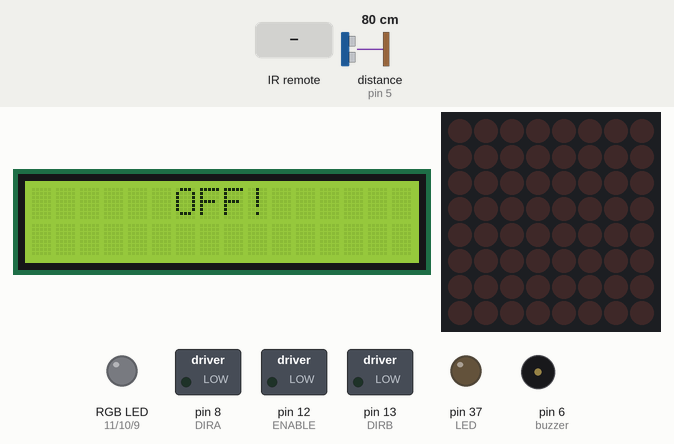
Simulated run of this sketch. Board: Arduino Mega 2560, built with avr-gcc and run on an emulated ATmega2560. Shown: 16×2 character LCD, 8×8 LED matrix, switched loads named in the sketch (green lamp = pin HIGH), an RGB LED mixed from three pins (HIGH = lit), output pins drawn as LEDs (lit = HIGH), buzzer (waves = sounding, pin HIGH). The inputs (shaded band) are chosen by the test bench; at power-on: distance to the obstacle (sensor on pin 5) 80 cm. The echo pulse lasts 58.3 µs per cm; dim RGB values are drawn brighter than linear; pins used as bus, display or sensor lines are not drawn.

Above: at 1.2 s.
1.3 s: infrared code 0xFFA25D received
At 2.7 s:
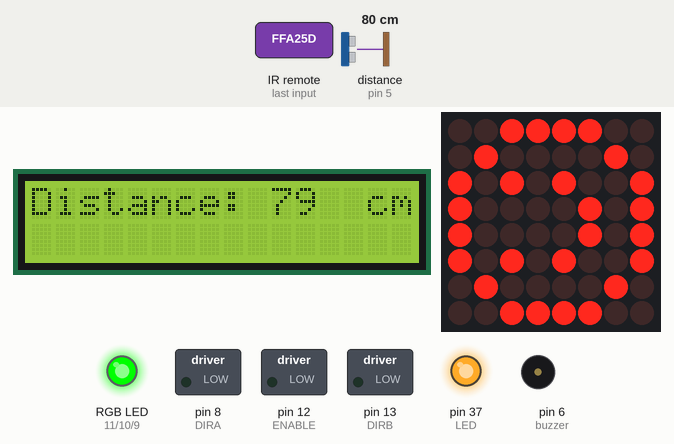
3.0 s: distance to the obstacle (sensor on pin 5) set to 23 cm
At 3.9 s:
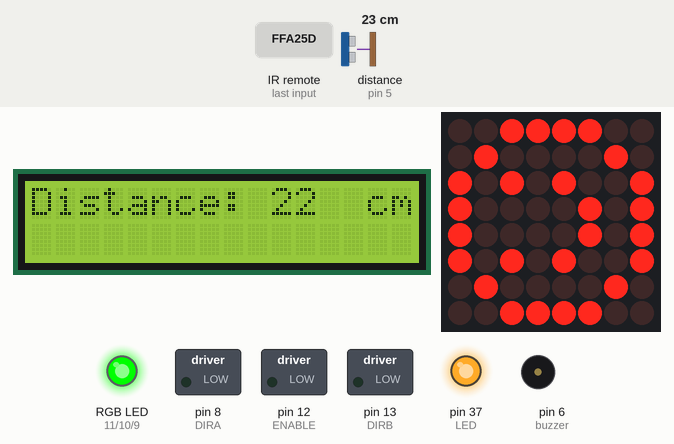
4.7 s: distance to the obstacle (sensor on pin 5) set to 18 cm
At 5.33 s:
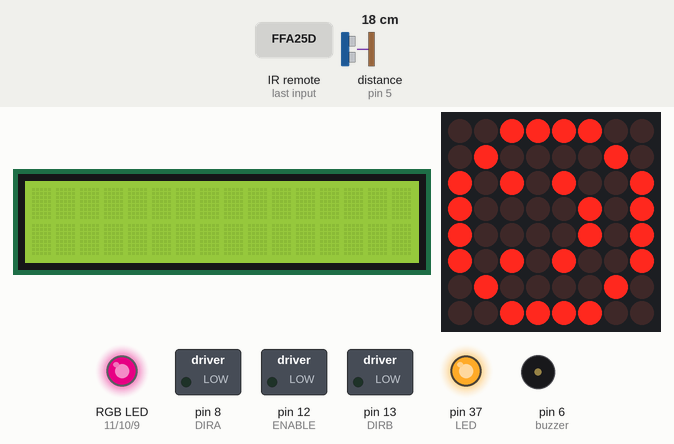
7.3 s: distance to the obstacle (sensor on pin 5) set to 35 cm
At 7.92 s:
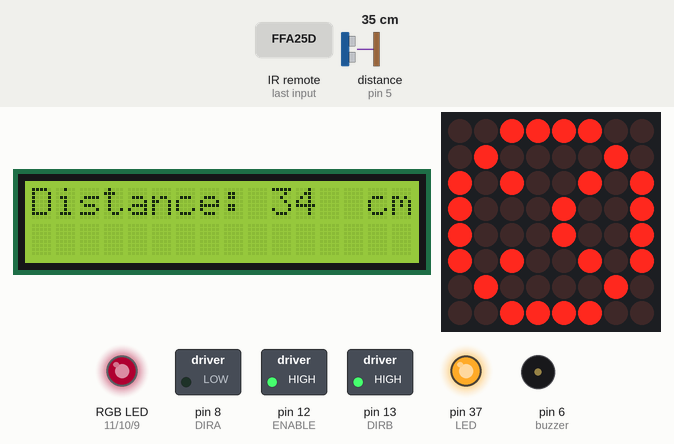
9.5 s: infrared code 0xFF02FD received
At 10.9 s:
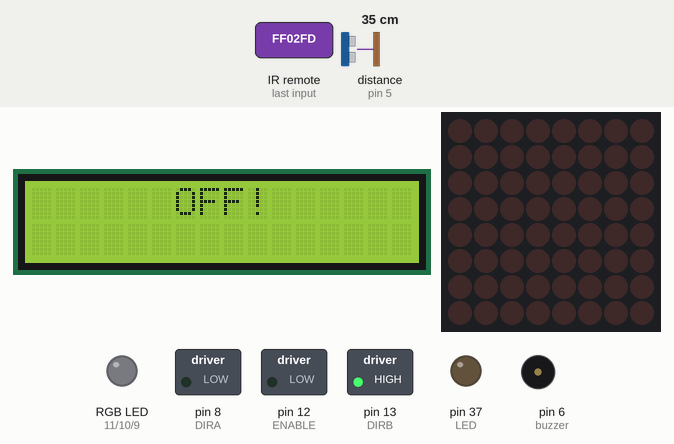
12.5 s: infrared code 0xFFA25D received
At 12.61 s:
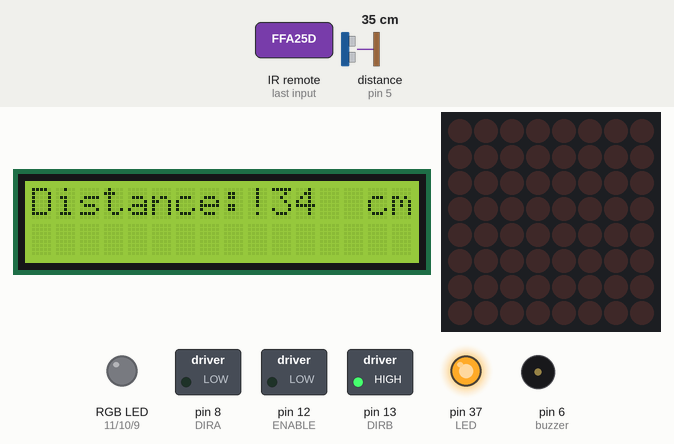
Timing chart, 0 to 15.2 s (numbered marks = the images above; inputs shaded):
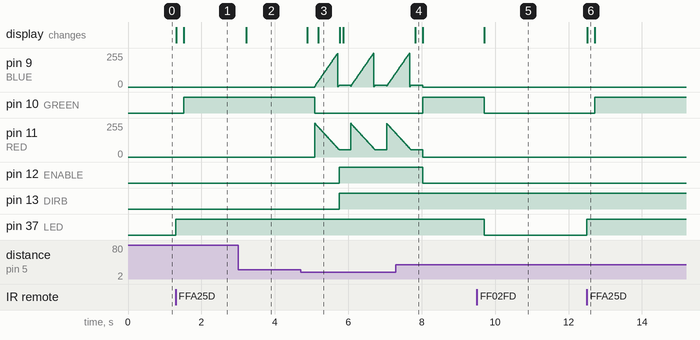

The sketch:

final_proj.ino
```cpp
/*
file name: final_proj.ino
authors: Kelvin Shi
revision date: 11/15/2022
*/

#include "LedControl.h"
#include <LiquidCrystal.h>
#include <IRremote.h>

LedControl lc = LedControl(27,23,25,1);

LiquidCrystal lcd(32, 34, 22, 24, 26, 28);

#define LED 37

#define ENABLE 12
#define DIRA 8
#define DIRB 13

#define echoPin 5
#define trigPin 53

long duration;
int distance;

#define BLUE 9
#define GREEN 10
#define RED 11

int redValue = 0;
int greenValue = 0;
int blueValue = 0;

int buzzerValue = 1000;

bool on = false;


int IRPIN = 3;
IRrecv irrecv(IRPIN);
decode_results results;

#define buzzer 6


void setup() {
  lc.shutdown(0, false);
  lc.setIntensity(0, 5);
  lc.clearDisplay(0);

  lcd.begin(16, 2);
  lcd.setCursor(0, 0);
  lcd.print("Distance:");

  pinMode(LED, OUTPUT);

  pinMode(ENABLE,OUTPUT);
  pinMode(DIRA,OUTPUT);
  pinMode(DIRB,OUTPUT);

  pinMode(trigPin, OUTPUT);
  pinMode(echoPin, INPUT);

  pinMode(RED, OUTPUT);
  pinMode(GREEN, OUTPUT);
  pinMode(BLUE, OUTPUT);

  irrecv.enableIRIn();

}

void statusLED() {
  if (on == true) {
    digitalWrite(LED, HIGH);
  }
  if (on == false) {
    digitalWrite(LED, LOW);
  }
}

//Programs different effects based on inputs collected by IR sensor
void translateIR() {
  switch(results.value) {
    //turns on the project
    case 0xFFA25D: on = true; statusLED(); break;
    //controls the volume of the buzzer by changing frequency of a buzzer
    case 0xFF629D: if (buzzerValue < 1000) {buzzerValue += 200;}; break;
    case 0xFFA857: if (buzzerValue > 0) {buzzerValue -= 200;}; break;
    //turns off the project
    case 0xFF02FD: on = false; statusLED(); break;

    //all other imputs will clear the LCD display
    default: lcd.setCursor(0, 1); lcd.write("               "); delay(200); lcd.setCursor(0, 1); lcd.write(" ");

  }

}
//Outputs the pattern of LEDs to make a happy face visual
void writeHappy() {
  byte happy[8] = {B00111100, B01000010, B10101001, B10000101, B10000101, B10101001, B01000010, B00111100};
  lc.setRow(0,0,happy[0]);
  lc.setRow(0,1,happy[1]);
  lc.setRow(0,2,happy[2]);
  lc.setRow(0,3,happy[3]);
  lc.setRow(0,4,happy[4]);
  lc.setRow(0,5,happy[5]);
  lc.setRow(0,6,happy[6]);
  lc.setRow(0,7,happy[7]);
}

//Outputs the pattern of LEDs to make a sad face visual
void writeSad() {
  byte sad[8] = {B00111100, B01000010, B10100101, B10001001, B10001001, B10100101, B01000010, B00111100};
  lc.setRow(0,0,sad[0]);
  lc.setRow(0,1,sad[1]);
  lc.setRow(0,2,sad[2]);
  lc.setRow(0,3,sad[3]);
  lc.setRow(0,4,sad[4]);
  lc.setRow(0,5,sad[5]);
  lc.setRow(0,6,sad[6]);
  lc.setRow(0,7,sad[7]);
}

//uses the ultrasonic sensor to check the distance of objects using sound waves
void checkDistance() {
  digitalWrite(trigPin, LOW);
  delayMicroseconds(2);

  digitalWrite(trigPin, HIGH);
  delayMicroseconds(10);
  digitalWrite(trigPin, LOW);

  duration = pulseIn(echoPin, HIGH);
  distance = duration * 0.034 / 2;

  lcd.setCursor(0, 0);
  lcd.print("Distance:");
  lcd.setCursor(10,0);
  lcd.print("    cm");
  lcd.setCursor(10,0);
  lcd.print(distance);
  delay(200);
}


void loop() {
  //if the program is on
  while (on == true){
    checkDistance();
    lcd.clear();
    //if the distance is less than 20 cm, it will activate LEDs and buzzer to alert
    while (distance < 20) {
      analogWrite(GREEN, 0);
      redValue = 255;
      blueValue = 3;
      //uses an RGB LED to create a flashing effect
      for (int i = 0; i < 201; i+=3) {
        redValue -=3;
        blueValue +=4;

        analogWrite(RED, redValue);
        analogWrite(BLUE, blueValue);
        delay(10);
      }
      //constantly check for any inputs from the remote
      if (irrecv.decode(&results)) {
        translateIR();
        irrecv.resume();
      }

      //turns on buzzer
      analogWrite(buzzer, buzzerValue);
      //turns on the DC motor that makes the fan work
      digitalWrite(ENABLE, HIGH);
      digitalWrite(DIRA, LOW);
      digitalWrite(DIRB, HIGH);
      lc.clearDisplay(0);
      writeSad();
      delay(100);
      checkDistance();
    }

    //if distance of an object is not less than 20 cm away, the buzzer will be turned off and the LED will be green
    analogWrite(buzzer, 0);
    digitalWrite(ENABLE, LOW);
    lc.clearDisplay(0);
    writeHappy();
    analogWrite(BLUE, 0);
    analogWrite(RED, 0);
    analogWrite(GREEN, 255);
   //will continue to check for any inputs by the remote
  if (irrecv.decode(&results)) {
    translateIR();
    irrecv.resume();
    }
  }

  //if project is off, the LCD display will be cleared, the buzzer, ultrasonic sensor, dc motor, and LED will be turned off
  if (on == false) {
    lc.clearDisplay(0);
    analogWrite(buzzer, 0);
    digitalWrite(echoPin, LOW);
    digitalWrite(ENABLE, LOW);
    lcd.clear();
    lcd.setCursor(6, 0);
    lcd.write("OFF!");
    analogWrite(GREEN, 0);
    //continue to check for inputs
    if (irrecv.decode(&results)) {
      translateIR();
      irrecv.resume();
    }
  }
}
```

Measured:
- the behaviour switches between 21 and 20 cm on distance to the obstacle (sensor on pin 5) (found by bisection; images 2 and 3)
- after the input at 1.3 s, pin 10 (GREEN): LOW → HIGH after 0.21 s; pin 37 (LED): LOW → HIGH at once; the display: first changes at once (image 1 shows a later state)
- after the input at 3.0 s, the display: changes after 0.22 s (image 2)
- after the input at 7.3 s, pin 10 (GREEN): LOW → HIGH after 0.72 s; pin 12 (ENABLE): HIGH → LOW after 0.72 s; the display: changes after 0.52 s (image 4)
- after the input at 9.5 s, pin 10 (GREEN), pin 37 (LED): HIGH → LOW after 0.20 s; the display: changes after 0.20 s (image 5)
- after the input at 12.5 s, pin 10 (GREEN): LOW → HIGH after 0.21 s; pin 37 (LED): LOW → HIGH at once; the display: changes at once (image 6)
